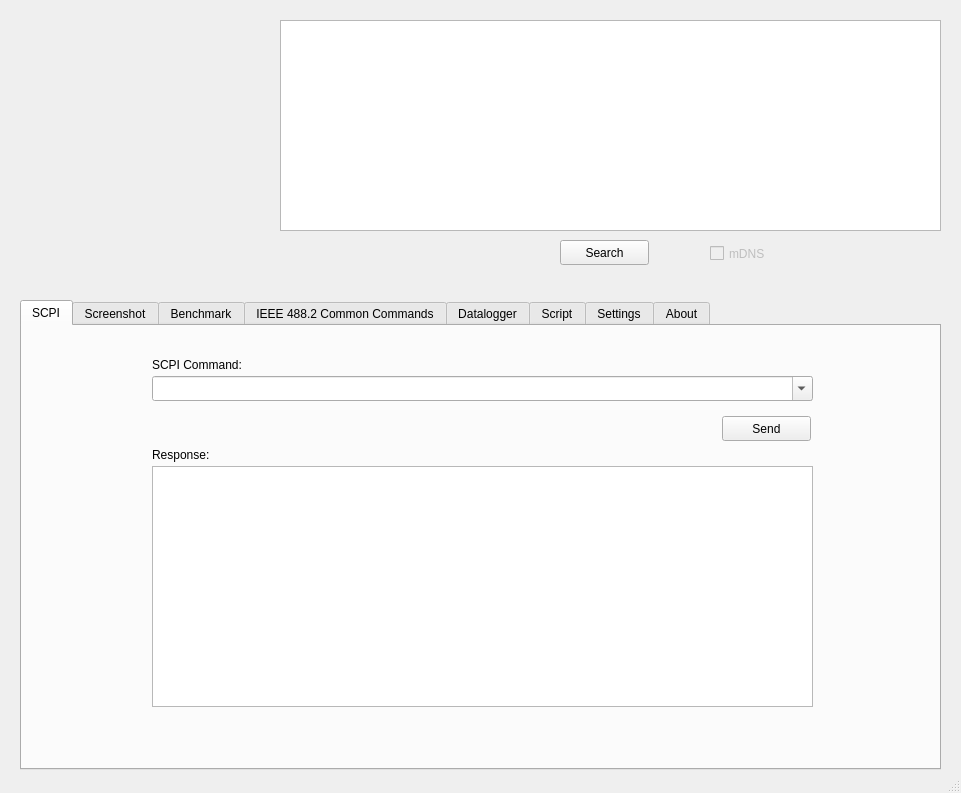
<?xml version="1.0" encoding="UTF-8"?>
<ui version="4.0">
 <class>MainWindow</class>
 <widget class="QMainWindow" name="MainWindow">
  <property name="geometry">
   <rect>
    <x>0</x>
    <y>0</y>
    <width>961</width>
    <height>793</height>
   </rect>
  </property>
  <property name="sizePolicy">
   <sizepolicy hsizetype="Fixed" vsizetype="Fixed">
    <horstretch>0</horstretch>
    <verstretch>0</verstretch>
   </sizepolicy>
  </property>
  <property name="minimumSize">
   <size>
    <width>961</width>
    <height>791</height>
   </size>
  </property>
  <property name="windowTitle">
   <string>LXI Tools - lxi-gui</string>
  </property>
  <widget class="QWidget" name="centralWidget">
   <widget class="QPushButton" name="pushButton">
    <property name="geometry">
     <rect>
      <x>560</x>
      <y>240</y>
      <width>89</width>
      <height>25</height>
     </rect>
    </property>
    <property name="text">
     <string>Search</string>
    </property>
   </widget>
   <widget class="QLabel" name="label">
    <property name="geometry">
     <rect>
      <x>20</x>
      <y>20</y>
      <width>240</width>
      <height>240</height>
     </rect>
    </property>
    <property name="text">
     <string/>
    </property>
    <property name="pixmap">
     <pixmap resource="lxi-gui.qrc">:/images/lxi-tools_256x256.png</pixmap>
    </property>
    <property name="scaledContents">
     <bool>true</bool>
    </property>
   </widget>
   <widget class="QCheckBox" name="checkBox">
    <property name="enabled">
     <bool>false</bool>
    </property>
    <property name="geometry">
     <rect>
      <x>710</x>
      <y>242</y>
      <width>71</width>
      <height>23</height>
     </rect>
    </property>
    <property name="text">
     <string>mDNS</string>
    </property>
   </widget>
   <widget class="QTableWidget" name="tableWidget">
    <property name="geometry">
     <rect>
      <x>280</x>
      <y>20</y>
      <width>661</width>
      <height>211</height>
     </rect>
    </property>
    <property name="showDropIndicator" stdset="0">
     <bool>false</bool>
    </property>
    <property name="selectionMode">
     <enum>QAbstractItemView::SingleSelection</enum>
    </property>
    <property name="selectionBehavior">
     <enum>QAbstractItemView::SelectRows</enum>
    </property>
    <property name="showGrid">
     <bool>false</bool>
    </property>
    <attribute name="horizontalHeaderVisible">
     <bool>false</bool>
    </attribute>
    <attribute name="horizontalHeaderHighlightSections">
     <bool>false</bool>
    </attribute>
    <attribute name="verticalHeaderVisible">
     <bool>false</bool>
    </attribute>
    <column>
     <property name="text">
      <string>Instrument ID</string>
     </property>
    </column>
    <column>
     <property name="text">
      <string>IP Address</string>
     </property>
    </column>
   </widget>
   <widget class="QTabWidget" name="tabWidget">
    <property name="geometry">
     <rect>
      <x>20</x>
      <y>300</y>
      <width>921</width>
      <height>470</height>
     </rect>
    </property>
    <property name="currentIndex">
     <number>0</number>
    </property>
    <widget class="QWidget" name="tab">
     <attribute name="title">
      <string>SCPI</string>
     </attribute>
     <widget class="QTextBrowser" name="textBrowser">
      <property name="geometry">
       <rect>
        <x>130</x>
        <y>140</y>
        <width>661</width>
        <height>241</height>
       </rect>
      </property>
     </widget>
     <widget class="QLabel" name="label_2">
      <property name="geometry">
       <rect>
        <x>130</x>
        <y>30</y>
        <width>111</width>
        <height>17</height>
       </rect>
      </property>
      <property name="text">
       <string>SCPI Command:</string>
      </property>
     </widget>
     <widget class="QLabel" name="label_3">
      <property name="geometry">
       <rect>
        <x>130</x>
        <y>120</y>
        <width>101</width>
        <height>17</height>
       </rect>
      </property>
      <property name="text">
       <string>Response:</string>
      </property>
     </widget>
     <widget class="QPushButton" name="pushButton_2">
      <property name="geometry">
       <rect>
        <x>700</x>
        <y>90</y>
        <width>89</width>
        <height>25</height>
       </rect>
      </property>
      <property name="text">
       <string>Send</string>
      </property>
     </widget>
     <widget class="QComboBox" name="comboBox">
      <property name="geometry">
       <rect>
        <x>130</x>
        <y>50</y>
        <width>661</width>
        <height>25</height>
       </rect>
      </property>
      <property name="acceptDrops">
       <bool>true</bool>
      </property>
      <property name="editable">
       <bool>true</bool>
      </property>
     </widget>
    </widget>
    <widget class="QWidget" name="tab_2">
     <attribute name="title">
      <string>Screenshot</string>
     </attribute>
     <widget class="QGraphicsView" name="graphicsView">
      <property name="geometry">
       <rect>
        <x>170</x>
        <y>30</y>
        <width>581</width>
        <height>351</height>
       </rect>
      </property>
      <property name="verticalScrollBarPolicy">
       <enum>Qt::ScrollBarAlwaysOff</enum>
      </property>
      <property name="horizontalScrollBarPolicy">
       <enum>Qt::ScrollBarAlwaysOff</enum>
      </property>
     </widget>
     <widget class="QLabel" name="label_7">
      <property name="geometry">
       <rect>
        <x>370</x>
        <y>120</y>
        <width>181</width>
        <height>141</height>
       </rect>
      </property>
      <property name="text">
       <string/>
      </property>
      <property name="pixmap">
       <pixmap resource="lxi-gui.qrc">:/images/photo-camera.png</pixmap>
      </property>
      <property name="scaledContents">
       <bool>true</bool>
      </property>
     </widget>
     <widget class="QWidget" name="">
      <property name="geometry">
       <rect>
        <x>357</x>
        <y>391</y>
        <width>206</width>
        <height>27</height>
       </rect>
      </property>
      <layout class="QHBoxLayout" name="horizontalLayout_2">
       <item>
        <widget class="QPushButton" name="pushButton_4">
         <property name="text">
          <string>Take screenshot</string>
         </property>
        </widget>
       </item>
       <item>
        <widget class="QPushButton" name="pushButton_5">
         <property name="enabled">
          <bool>false</bool>
         </property>
         <property name="text">
          <string>Save</string>
         </property>
        </widget>
       </item>
      </layout>
     </widget>
     <zorder>label_7</zorder>
     <zorder>layoutWidget</zorder>
     <zorder>graphicsView</zorder>
    </widget>
    <widget class="QWidget" name="tab_3">
     <attribute name="title">
      <string>Benchmark</string>
     </attribute>
     <widget class="QProgressBar" name="progressBar">
      <property name="geometry">
       <rect>
        <x>310</x>
        <y>150</y>
        <width>271</width>
        <height>71</height>
       </rect>
      </property>
      <property name="maximum">
       <number>1000</number>
      </property>
      <property name="value">
       <number>0</number>
      </property>
      <property name="invertedAppearance">
       <bool>false</bool>
      </property>
     </widget>
     <widget class="QPushButton" name="pushButton_3">
      <property name="geometry">
       <rect>
        <x>400</x>
        <y>310</y>
        <width>89</width>
        <height>25</height>
       </rect>
      </property>
      <property name="text">
       <string>Start</string>
      </property>
     </widget>
     <widget class="QLabel" name="label_6">
      <property name="geometry">
       <rect>
        <x>245</x>
        <y>80</y>
        <width>401</width>
        <height>51</height>
       </rect>
      </property>
      <property name="font">
       <font>
        <family>Abyssinica SIL</family>
        <pointsize>18</pointsize>
        <weight>50</weight>
        <bold>false</bold>
       </font>
      </property>
      <property name="text">
       <string/>
      </property>
      <property name="alignment">
       <set>Qt::AlignCenter</set>
      </property>
     </widget>
     <widget class="QWidget" name="layoutWidget">
      <property name="geometry">
       <rect>
        <x>359</x>
        <y>252</y>
        <width>173</width>
        <height>28</height>
       </rect>
      </property>
      <layout class="QHBoxLayout" name="horizontalLayout">
       <item>
        <widget class="QLabel" name="label_4">
         <property name="font">
          <font>
           <kerning>true</kerning>
          </font>
         </property>
         <property name="text">
          <string>Send</string>
         </property>
         <property name="alignment">
          <set>Qt::AlignRight|Qt::AlignTrailing|Qt::AlignVCenter</set>
         </property>
        </widget>
       </item>
       <item>
        <widget class="QSpinBox" name="spinBox">
         <property name="minimum">
          <number>1</number>
         </property>
         <property name="maximum">
          <number>9999</number>
         </property>
         <property name="value">
          <number>1000</number>
         </property>
        </widget>
       </item>
       <item>
        <widget class="QLabel" name="label_5">
         <property name="text">
          <string>requests</string>
         </property>
        </widget>
       </item>
      </layout>
     </widget>
    </widget>
    <widget class="QWidget" name="tab_4">
     <attribute name="title">
      <string>IEEE 488.2 Common Commands</string>
     </attribute>
    </widget>
    <widget class="QWidget" name="tab_5">
     <attribute name="title">
      <string>Datalogger</string>
     </attribute>
    </widget>
    <widget class="QWidget" name="tab_6">
     <attribute name="title">
      <string>Script</string>
     </attribute>
    </widget>
    <widget class="QWidget" name="tab_7">
     <attribute name="title">
      <string>Settings</string>
     </attribute>
    </widget>
    <widget class="QWidget" name="tab_8">
     <attribute name="title">
      <string>About</string>
     </attribute>
     <widget class="QWidget" name="layoutWidget">
      <property name="geometry">
       <rect>
        <x>290</x>
        <y>160</y>
        <width>323</width>
        <height>88</height>
       </rect>
      </property>
      <layout class="QVBoxLayout" name="verticalLayout">
       <item>
        <widget class="QLabel" name="label_8">
         <property name="font">
          <font>
           <pointsize>11</pointsize>
           <weight>75</weight>
           <bold>true</bold>
          </font>
         </property>
         <property name="text">
          <string>lxi-gui</string>
         </property>
         <property name="alignment">
          <set>Qt::AlignCenter</set>
         </property>
        </widget>
       </item>
       <item>
        <widget class="QLabel" name="label_11">
         <property name="text">
          <string>VERSION</string>
         </property>
         <property name="alignment">
          <set>Qt::AlignCenter</set>
         </property>
        </widget>
       </item>
       <item>
        <widget class="QLabel" name="label_9">
         <property name="text">
          <string>Tools for managing LXI compatible instruments</string>
         </property>
         <property name="alignment">
          <set>Qt::AlignCenter</set>
         </property>
        </widget>
       </item>
       <item>
        <widget class="QLabel" name="label_10">
         <property name="text">
          <string>lxi-tools.github.io</string>
         </property>
         <property name="alignment">
          <set>Qt::AlignCenter</set>
         </property>
        </widget>
       </item>
      </layout>
     </widget>
    </widget>
   </widget>
   <zorder>label</zorder>
   <zorder>checkBox</zorder>
   <zorder>tableWidget</zorder>
   <zorder>pushButton</zorder>
   <zorder>tabWidget</zorder>
  </widget>
  <widget class="QStatusBar" name="statusBar"/>
 </widget>
 <layoutdefault spacing="6" margin="11"/>
 <resources>
  <include location="lxi-gui.qrc"/>
 </resources>
 <connections/>
</ui>
